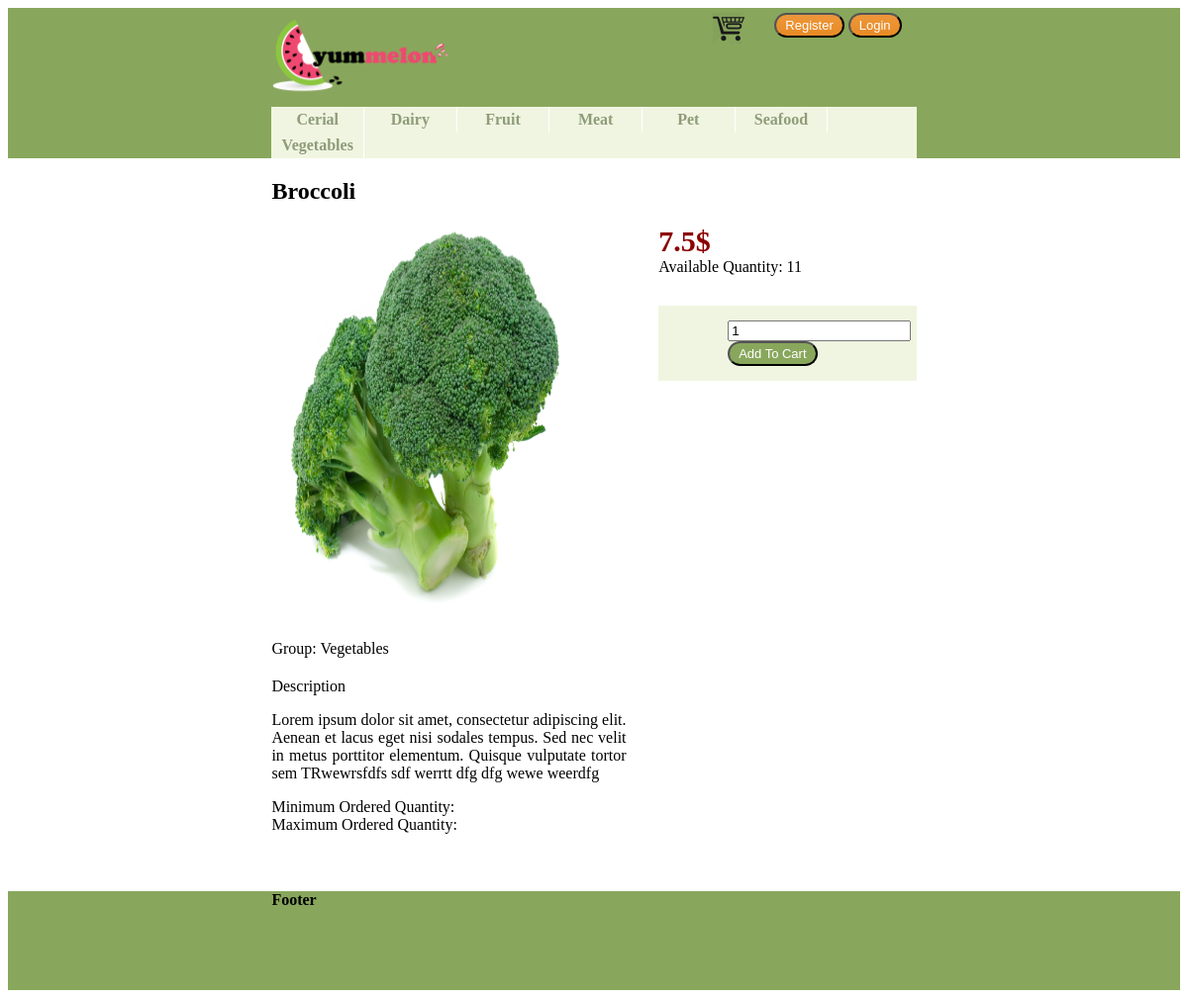
The app's page /product.php?code=V_008_BRC with its own data.
### tables this page shows
CREATE TABLE IF NOT EXISTS `product_groups` (
  `group_code` char(1) NOT NULL,
  `group_name` varchar(50) NOT NULL,
  PRIMARY KEY (`group_code`)
);

CREATE TABLE IF NOT EXISTS `products` (
  `prod_code` varchar(20) NOT NULL,
  `name` varchar(50) NOT NULL,
  `description` varchar(500) NOT NULL,
  `prod_group` char(1) NOT NULL,
  `list_price` decimal(10,2) NOT NULL,
  `qty_on_hand` int(11) NOT NULL,
  `procur_level` int(11) NOT NULL,
  `procur_qty` int(11) NOT NULL,
  `imageUrl` varchar(100) DEFAULT NULL,
  PRIMARY KEY (`prod_code`),
  KEY `prod_group` (`prod_group`)
);

### Code/init.php (called while the page is built, shortened)
<?php
require_once dirname(__FILE__)."/Template.php";
renderMaster(dirname(__FILE__)."/../Templates/header.php", dirname(__FILE__)."/../Templates/footer.php");

### Code/Database.php (called while the page is built, shortened)
<?php
class MysqlDatabaseConnector
{
	private $_host;
	private $_database;
	private $_user;
	private $_password;
	function __construct($host, $database, $user, $password)
	{
		$this->_host = $host;
		$this->_database = $database;
		$this->_user = $user;
		$this->_password = $password;
	}
	public function createConnection()
	{
		try {
			$con=mysqli_connect($this->_host,$this->_user,$this->_password,$this->_database);
			return $con;
		}
		catch(Exception $e) {
			echo "Failed to connect to MySQL: " . mysqli_connect_error();
			return 0;
		}
	}
}
class MysqlDatabaseEngine implements IDatabaseEngine
{
    private $_connectionString = '';
    private $_connector = null;
    private $_isInitialized = false;
    public function setConnectionString($connectionString='')
    {
        $this->_connectionString = $connectionString;
    }
    public function initialize()
    {
        if(!$this->_isInitialized)
        {
            $data = array();
            $pairs = explode(",", $this->_connectionString);
            foreach($pairs as $pair)
            {
                list($name, $value) = explode("=", $pair, 2);
                $data[$name] = $value;
            }
            $this->_connector = new MysqlDatabaseConnector($data["host"], $data["database"], $data["user"], $data["password"]);
            $this->_isInitialized = true;
        }
    }
    public function ExecuteDataTable($query)
    {
        $con = $this->_connector->createConnection();
        $this->insertParameters($query, $con, func_get_args(), 1);
        $result = mysqli_query($con,$query)or die("Error: ".mysqli_error($con));
        $dt = $this->getDataTableFromResult($result);
        return $dt;
    }
    public function WhileReader($query, $consumer)
    {
        $con = $this->_connector->createConnection();
        $this->insertParameters($query, $con, func_get_args(), 2);
        $i=0;
        try{
            $result = mysqli_query($con,$query)or die("Error: ".mysqli_error($con));
            while($row = mysqli_fetch_array($result)) {
                $i++;
            }
        }catch(Exception $ex)        {
            mysqli_free_result($result);
            mysqli_close($con);
            throw $ex;
        }
        return $i>0;
    }
    private function getDataTableFromResult($result)
    {
        $dt = new DataTable();
        $i=0;
        $dt->columns = array();
        while($col = mysqli_fetch_field($result))
        {
            $dt->columns[$i] = $col;
            $i++;
        }
        $i=0;
        $dt->rows = array();
        while($row = mysqli_fetch_array($result)) {
            $dt->rows[$i] = $row;
            $i++;
        }
        return $dt;
    }
    private function insertParameters(&$query, $connection, $params, $paramOffset)
    {
        if(count($params) <= $paramOffset)
            return;
        $params = array_slice($params,$paramOffset);
        $queryParts = explode("?", " ".$query." ");
        $result = $queryParts[0];
        $j=0;
        $l = count($params);
        for($i=1; $i<count($queryParts); $i++)
        {
            $p = $j>$l-1 ? $params[$l-1] : $params[$j];
            $j++;
            $result = $result.mysqli_real_escape_string($connection, $p).$queryParts[$i];
        }
        $query = $result;
    }
}

### Code/Product.php (called while the page is built, shortened)
<?php
class Product
{
	public function loadFromDb($code){
		$dt = Application::getDB()->ExecuteDataTable("select * from products p inner join product_groups pg on pg.group_code = p.prod_group where p.prod_code='?'", $code);
	}
}

### Templates/GroupListItem.php (the view)
<div class="item">
	<a href="<?= $model['url'] ?>">
		<div class="name"><strong><?= $model['name'] ?></strong></div>
	</a>
</div>

### Templates/List.php
<ul>
	<?php foreach($model["items"] as &$item){ ?>
		<li>
			<?php echo renderTemplate($model["itemTemplate"], $item); ?>
		</li>
	<?php } ?>
</ul>

### Templates/ProductDetails.php (shortened to what this page needs)
<div class="details" code="<?= $model['code'] ?>">
	<h2><?= $model['name'] ?></h2>
	<div class="productInfo">
		<div>
			<img src="<?= $model['imageUrl'] ?>" width="400" height="400" alt="<?= $model['name'] ?>" />
		</div>
		<div class="group">Group: <?= $model['groupName'] ?></div>
		<div class="description">
			<span>Description</span>
			<p><?= $model['description'] ?></p>
		</div>
		<div class="orderStatistics">
			<div>
				<span> Minimum Ordered Quantity: </span>
			</div>
			<div>
				<span> Maximum Ordered Quantity: </span>
			</div>
		</div>
	</div>
	<div class="productOrderArea">
		<div class="price"><?= $model['price'] ?>$</div>
		<div class="quantity">Available Quantity: <?= $model['availableQuantity'] ?></div>
		<div class="addToCartArea">
			<input class="orderedQuantity" type="text" name="orderedQty" placeholder="Qty" value="1"/>
			<input class="groceriesBtn add-to-cart-button" type="button" value="Add To Cart" />
		</div>
	</div>
</div>

### styles/style.css (style rules this page uses)
.groceriesBtn { background: #ed973b; background-image: -webkit-linear-gradient(top, #88a75c, #88a75c); background-image: -moz-linear-gradient(top, #88a75c, #88a75c); background-image: -ms-linear-gradient(top, #88a75c, #88a75c); background-image: -o-linear-gradient(top, #88a75c, #88a75c); background-image: linear-gradient(to bottom, #88a75c, #88a75c); -webkit-border-radius: 20; -moz-border-radius: 20; border-radius: 20px; font-family: Arial; color: white; font-size: 13px; padding: 3px 9px 3px 9px; text-decoration: none; }
.header .categoriesMenu ul { float: left; width: 100%; padding: 0; margin: 0; list-style-type: none; background-color: #f0f5e1; }
.header .categoriesMenu li { display: inline; }
.header .categoriesMenu a { float: left; background-color: #f0f5e1; color: #8e9c79; text-align: center; text-decoration: none; width: 13%; padding: 4px; border-right: 1px solid white; }
.details .productInfo { float: left; display: inline-block; width: 55%; }
.details .productInfo .description { margin-top: 20px; }
.details .productInfo .description p { text-align: justify; }
.details .productInfo img { width: 90%; display: block; margin-bottom: 20px; }
.details .productOrderArea { float: right; display: inline-block; width: 40%; }
.details .productOrderArea .price { font-size: 30px; font-weight: bold; color: darkred; }
.details .productOrderArea .addToCartArea { background-color: #f0f5e1; display: block; margin-top: 30px; padding: 15px 70px; }
.details .productOrderArea .addToCartArea .orderedQuantity, { width: 30px; text-align: center; }

### records on screen
product_groups: group_name "Cerial"
product_groups: group_name "Dairy"
product_groups: group_name "Fruit"
product_groups: group_name "Meat"
product_groups: group_name "Pet"
product_groups: group_name "Seafood"
product_groups: group_name "Vegetables"
products: name "Broccoli", prod_group.group_name "Vegetables", description "Lorem ipsum dolor sit amet, consectetur adipiscing elit. Aenean et lacus eget nisi sodales tempus. Sed nec velit in metus porttitor elementum. Quisque vulputate tortor sem TRwewrsfdfs sdf werrtt dfg dfg wewe weerdfg", qty_on_hand "11"

### other values on screen
$model['price'] "7.5"
